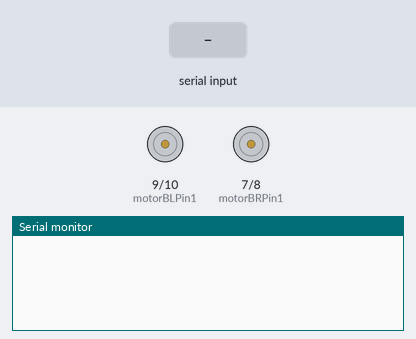
The sketch below on a simulated Arduino Uno, built with avr-gcc and run on an emulated ATmega328P. On the bench: motor-driver pin pairs drawn as motors (green arrow = first pin HIGH = forward, orange = second pin HIGH = backward, longer = more drive, scaled by the enable pin), the last lines printed to the serial monitor. The test bench sets the inputs (shaded band).

Above: at 1.2 s.
1.3 s: "M3_FORWARD\n" received over Serial
At 1.9 s:
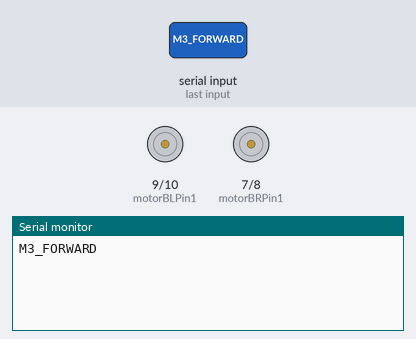
2.8 s: "M3_BACKWARD\n" received over Serial
At 4.0 s:
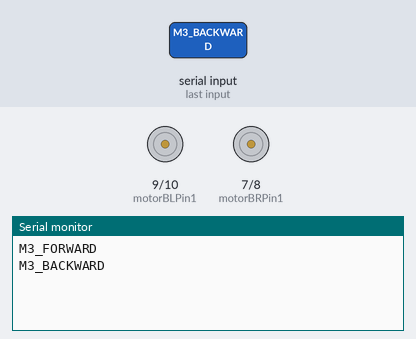
4.3 s: "M4_FORWARD\n" received over Serial
At 5.4 s:
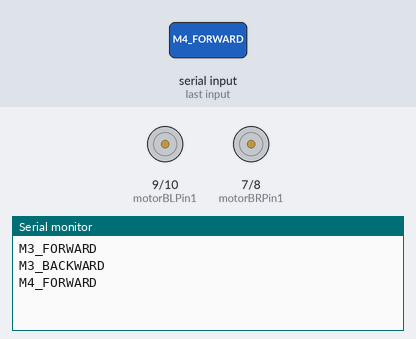
5.8 s: "M3_STOP\n" received over Serial
At 6.6 s:
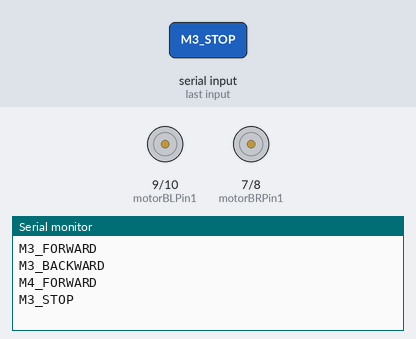
7.3 s: "M4_BACKWARD\n" received over Serial
At 7.7 s:
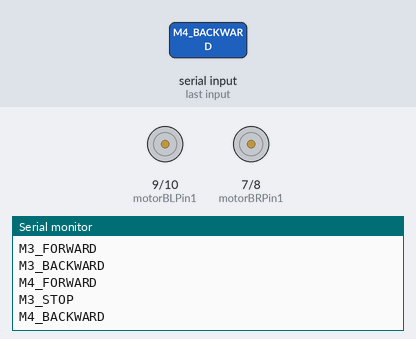
8.8 s: "M4_STOP\n" received over Serial
At 10.0 s:
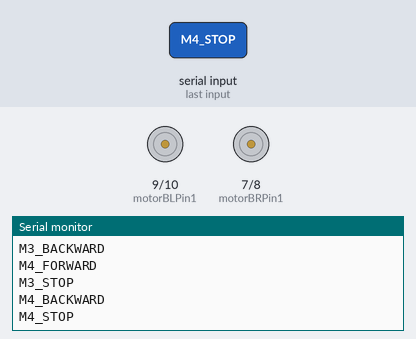

The sketch:

ArduinoMotorsUNO.ino
```cpp
#define SERIAL_BAUD 115200

// Pins for PWM-controlled motors (front)
const int motorFRPinPWM = 5; // Front Right motor PWM pin
const int motorFLPinPWM = 6; // Front Left motor PWM pin

// Pins for L298N-controlled motors (back)
const int motorBRPin1 = 7; // Back Right motor Pin 1
const int motorBRPin2 = 8; // Back Right motor Pin 2
const int motorBLPin1 = 9; // Back Left motor Pin 1
const int motorBLPin2 = 10; // Back Left motor Pin 2

String command; // To store the incoming serial command

void setup() {
  Serial.begin(SERIAL_BAUD);

  // Initialize front motor pins (PWM)
  pinMode(motorFRPinPWM, OUTPUT);
  pinMode(motorFLPinPWM, OUTPUT);

  // Initialize back motor pins (L298N)
  pinMode(motorBRPin1, OUTPUT);
  pinMode(motorBRPin2, OUTPUT);
  pinMode(motorBLPin1, OUTPUT);
  pinMode(motorBLPin2, OUTPUT);
}

void loop() {
  if (Serial.available() > 0) {
    command = Serial.readStringUntil('\n');
    command.trim(); // Remove any whitespace or newline characters
    Serial.println(command); // Echo the command to Serial for debugging

    // Handle PWM commands
    if (command.startsWith("M1_PWM_")) {
      int pwmValue = command.substring(7).toInt();
      analogWrite(motorFRPinPWM, pwmValue);
    } else if (command.startsWith("M2_PWM_")) {
      int pwmValue = command.substring(7).toInt();
      analogWrite(motorFLPinPWM, pwmValue);
    }

    // Handle L298N motor commands
    else if (command == "M3_FORWARD") {
      digitalWrite(motorBRPin1, HIGH);
      digitalWrite(motorBRPin2, LOW);
    } else if (command == "M3_BACKWARD") {
      digitalWrite(motorBRPin1, LOW);
      digitalWrite(motorBRPin2, HIGH);
    } else if (command == "M3_STOP") {
      digitalWrite(motorBRPin1, LOW);
      digitalWrite(motorBRPin2, LOW);
    } else if (command == "M4_FORWARD") {
      digitalWrite(motorBLPin1, HIGH);
      digitalWrite(motorBLPin2, LOW);
    } else if (command == "M4_BACKWARD") {
      digitalWrite(motorBLPin1, LOW);
      digitalWrite(motorBLPin2, HIGH);
    } else if (command == "M4_STOP") {
      digitalWrite(motorBLPin1, LOW);
      digitalWrite(motorBLPin2, LOW);
    }
    // Clear the command string to get ready for the next command
    command = "";
  }
}
```

Measured:
- after the input at 1.3 s, the serial monitor: prints a new line at once (image 1)
- after the input at 2.8 s, the serial monitor: prints a new line at once (image 2)
- after the input at 4.3 s, the serial monitor: prints a new line at once (image 3)
- after the input at 5.8 s, the serial monitor: prints a new line at once (image 4)
- after the input at 7.3 s, the serial monitor: prints a new line at once (image 5)
- after the input at 8.8 s, the serial monitor: prints a new line at once (image 6)
